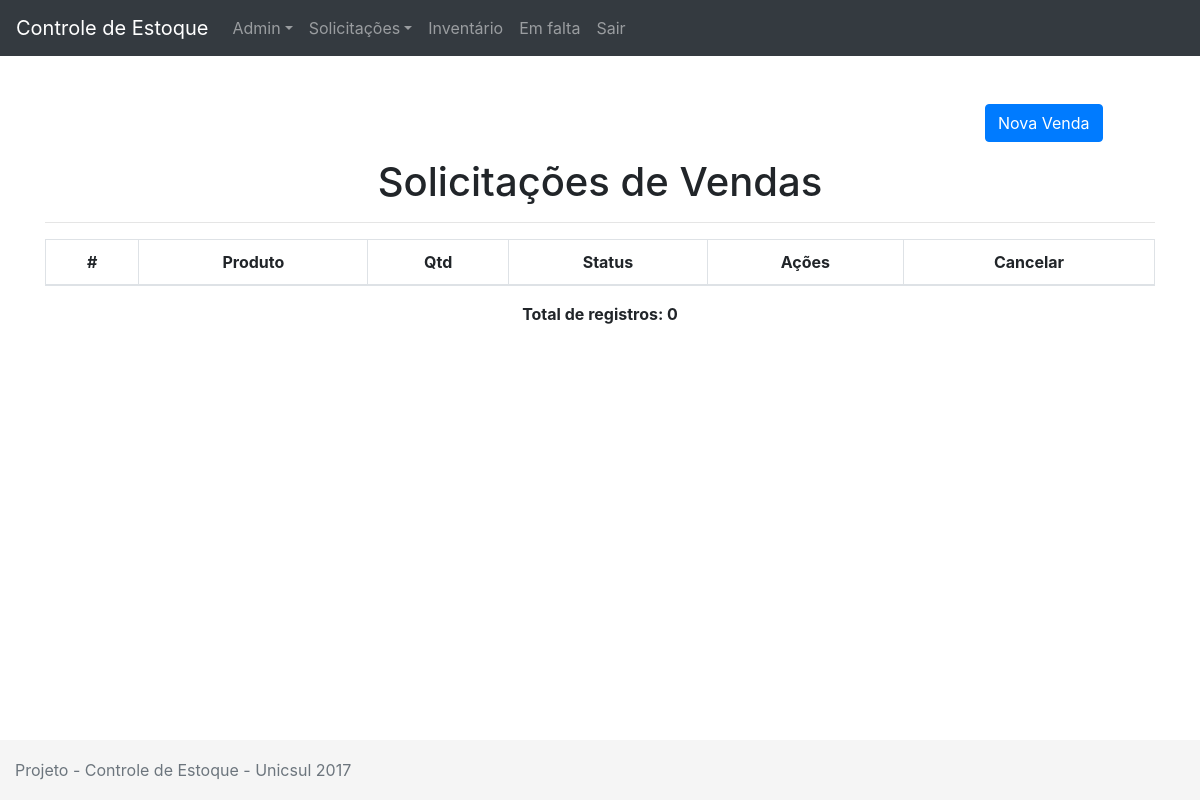
Page /index.php/vendas on the earlier database version.
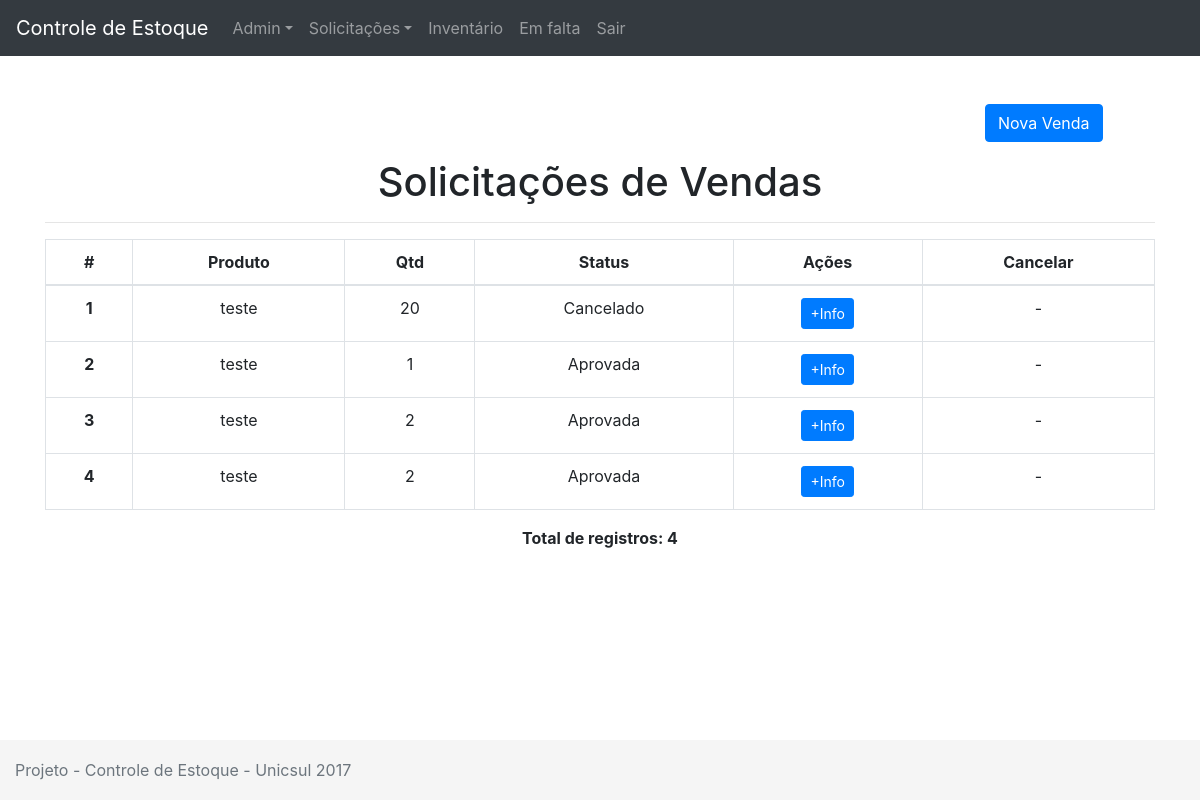
Same page on the later database version.
### tables this page shows
CREATE TABLE `vendas` (
  `id` int(11) NOT NULL,
  `id_produto` int(11) NOT NULL,
  `qtd` int(11) NOT NULL,
  `status` int(11) NOT NULL DEFAULT '1',
  `datasolicitacao` date NOT NULL,
  `dataaprovada` date DEFAULT NULL
);

CREATE TABLE `produtos` (
  `id` int(11) NOT NULL,
  `descricao` varchar(255) NOT NULL,
  `tipo` varchar(255) NOT NULL,
  `status` tinyint(1) NOT NULL,
  `preco` float NOT NULL,
  `qtd` int(11) NOT NULL,
  `acionamento` int(11) NOT NULL,
  `min` int(11) NOT NULL,
  `max` int(11) NOT NULL
);

### application/controllers/Vendas.php (called while the page is built, shortened)
<?php
class Vendas extends CI_Controller
{
	public function index()
	{
		$this->load->view('menu');
		$this->load->model('vendas_model', 'vendas');
		$dados['vendas'] = $this->vendas->getVendas();
		$this->load->model('produtos_model', 'produtos');
		$dados['produtos'] = $this->produtos->getProdutos();
		$this->load->view('venda/listarvendas', $dados);
		$this->load->view('rodape');
	}
}

### index.php (called while the page is built, shortened)
<?php
require_once BASEPATH.'core/CodeIgniter.php';

### application/models/Vendas_model.php (called while the page is built, shortened)
<?php
class Vendas_model extends CI_Model
{
	public function getVendas()
	{
		$query = $this->db->get('vendas');
		return $query->result();
	}
}

### application/models/Produtos_model.php (called while the page is built, shortened)
<?php
class Produtos_model extends CI_Model
{
	public function getProdutos()
	{
		$query = $this->db->get('produtos');
		return $query->result();
	}
}

### application/views/venda/listarvendas.php (the view, shortened to what this page needs)
<br>
<div class="container">
	<br>
	<p class="col-md-2 ml-md-auto">
		<a class="btn btn-primary" data-toggle="collapse" href="#testeCollapse" aria-expanded="false" aria-controls="testeCollapse">Nova Venda</a>
	</p>
	<h1 class="text-center">Solicitações de Vendas</h1>
	<hr>
	<table class="table table-bordered">
		<thead class="table-inverse">
			<tr>
				<td class='text-center' scope="row"><b>#</b></td>
				<td class='text-center'><b>Produto</b></td>
				<td class='text-center'><b>Qtd</b></td>
				<td class='text-center'><b>Status</b></td>
				<td class='text-center'><b>Ações</b></td>
				<td class='text-center'><b>Cancelar</b></td>
			</tr>
		</thead>
		<tbody>
			<?php
			$contador = 0;
			foreach ($vendas as $venda): ?>
			<tr>
				<th class='text-center' scope="row"><?=$venda->id;?></td>
				<?php foreach ($produtos as $produto):
					if($produto->id == $venda->id_produto){
				?>
						<td class='text-center'><?=$produto->descricao;?></td>
				<?php
						break;
					}
				endforeach;?>
				<td class='text-center'><?=$venda->qtd;?></td>
				<td class='text-center'>
				<?php
					if($venda->status == 0)
					{
						echo "Cancelado";
					} else if($venda->status == 1)
					{
						echo "Aguardando Aprovação";
					} else if ($venda->status == 2)
					{
						echo "Aprovada";
					}
				?>
				</td>
				<td class='text-center'>
					<a href="<?=base_url('vendas/info/' . $venda->id)?>" class="btn btn-sm btn-primary">+Info</a>
				</td>
				<td class='text-center'>
					<?php if($venda->status != 2 && $venda->status != 0) { ?>
						<a href="<?=base_url('vendas/cancelar/' . $venda->id)?>" class="btn btn-sm btn-danger"><i class="fa fa-times" aria-hidden="true"></i></a>
					<?php } else {
							echo "-";
						} ?>
				</td>
			</tr>
			<?php $contador++; endforeach;?>
		</tbody>
	</table>
	<p class="text-center"><b>Total de registros: <?=$contador;?></b></p>
</div>

Differences in the rows shown:
added vendas: id "1", qtd "20", status "Cancelado"
added produtos: descricao "teste"
added vendas: id "2", qtd "1", status "Aprovada"
added vendas: id "3", qtd "2", status "Aprovada"
added vendas: id "4", qtd "2", status "Aprovada"
Other differences:
$contador: "0" → "4"
